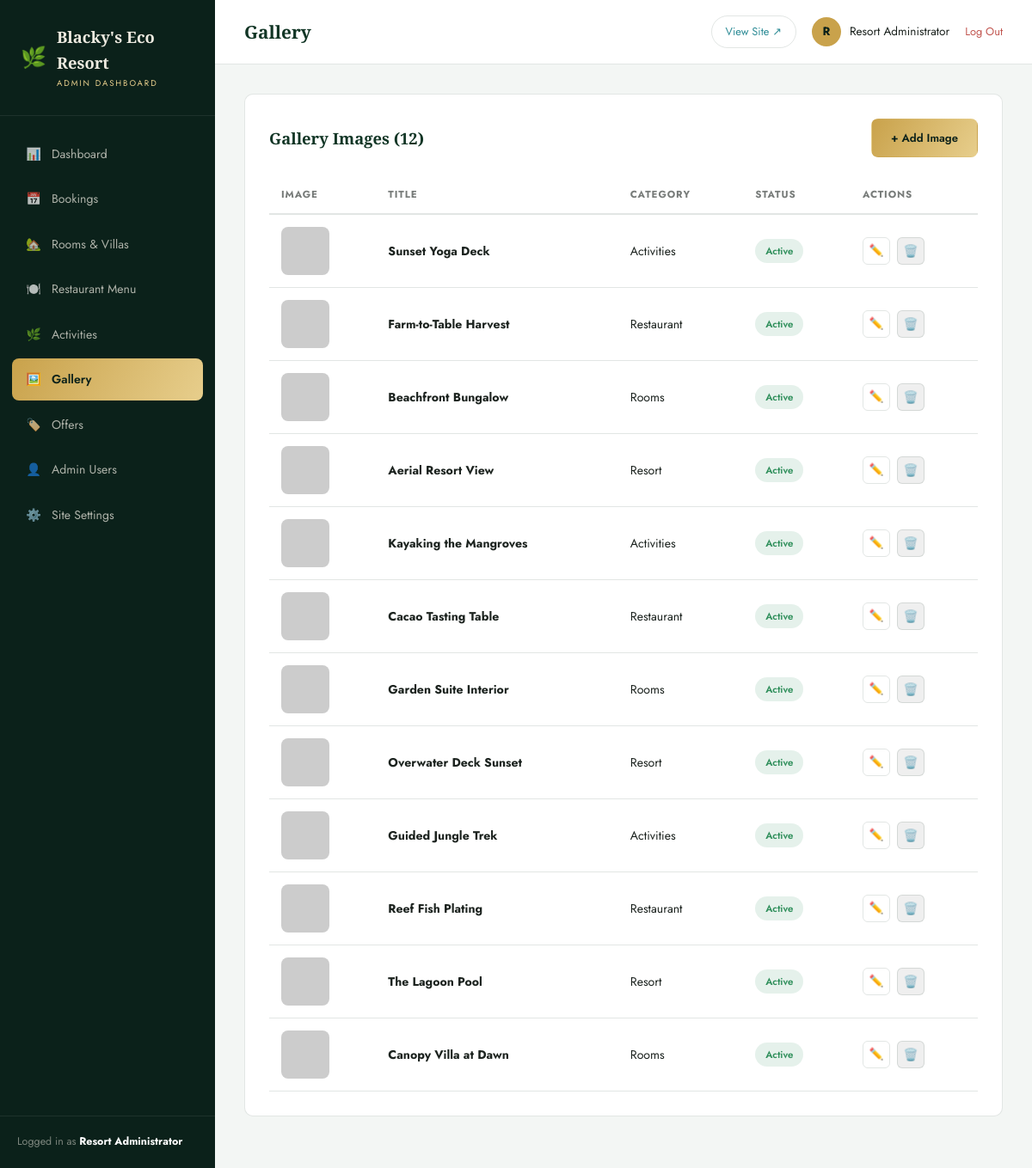
Screenshot of /admin/gallery.php (signed in) with the database file from the repository.
### tables this page shows
CREATE TABLE settings (
  id INT PRIMARY KEY DEFAULT 1,
  site_name VARCHAR(150) NOT NULL DEFAULT "Blacky's Eco Resort",
  tagline VARCHAR(255) NOT NULL DEFAULT 'Barefoot Luxury. Untouched Nature.',
  phone VARCHAR(40) DEFAULT '+1 555 200 3000',
  whatsapp_number VARCHAR(40) DEFAULT '15552003000',
  email VARCHAR(150) DEFAULT 'stay@blackysecoresort.com',
  address VARCHAR(255) DEFAULT 'Isla Verde Coastal Reserve, Costa Esmeralda',
  logo VARCHAR(255) DEFAULT '',
  hero_video VARCHAR(255) DEFAULT '',
  facebook VARCHAR(255) DEFAULT '#',
  instagram VARCHAR(255) DEFAULT '#',
  twitter VARCHAR(255) DEFAULT '#',
  latitude DECIMAL(10,7) DEFAULT 9.9280900,
  longitude DECIMAL(10,7) DEFAULT -84.0907400,
  currency VARCHAR(5) NOT NULL DEFAULT '$',
  meta_description VARCHAR(300) DEFAULT "Blacky's Eco Resort — a barefoot-luxury rainforest and lagoon retreat with treehouse villas, overwater suites and farm-to-table dining.",
  meta_keywords VARCHAR(300) DEFAULT 'eco resort, luxury resort, treehouse villa, sustainable travel, rainforest resort',
  updated_at DATETIME NOT NULL DEFAULT CURRENT_TIMESTAMP ON UPDATE CURRENT_TIMESTAMP
);

CREATE TABLE gallery (
  id INT AUTO_INCREMENT PRIMARY KEY,
  title VARCHAR(150) NOT NULL,
  category VARCHAR(60) NOT NULL DEFAULT 'Resort',
  image VARCHAR(255) NOT NULL,
  status ENUM('active','inactive') NOT NULL DEFAULT 'active',
  created_at DATETIME NOT NULL DEFAULT CURRENT_TIMESTAMP
);

### includes/functions.php (called while the page is built, shortened)
<?php
require_once __DIR__ . '/db.php';
function e(?string $value): string
{
    return htmlspecialchars((string)$value, ENT_QUOTES, 'UTF-8');
}
function get_settings(): array
{
    static $settings = null;
    if ($settings === null) {
        $pdo = get_pdo();
        $stmt = $pdo->query('SELECT * FROM settings WHERE id = 1 LIMIT 1');
        $settings = $stmt->fetch() ?: [];
    }
    return $settings;
}
function resolve_image(?string $value, string $subfolder): string
{
    if (str_starts_with($value, 'http://') || str_starts_with($value, 'https://')) {
        return $value;
    }
    return UPLOAD_URL . '/' . $subfolder . '/' . $value;
}

### includes/auth.php (called while the page is built, shortened)
<?php
require_once __DIR__ . '/functions.php';
function admin_logged_in(): bool
{
    return !empty($_SESSION['admin_id']);
}
function current_admin(): ?array
{
    static $admin = null;
    if ($admin === null) {
        $stmt = get_pdo()->prepare('SELECT id, name, username, email, role FROM admins WHERE id = :id');
        $stmt->execute(['id' => $_SESSION['admin_id']]);
        $admin = $stmt->fetch();
    }
    return $admin;
}

### includes/db.php (called while the page is built, shortened)
<?php
function get_pdo(): PDO
{
    static $pdo = null;
    if ($pdo === null) {
        $dsn = 'mysql:host=' . DB_HOST . ';dbname=' . DB_NAME . ';charset=' . DB_CHARSET;
        try {
            $pdo = new PDO($dsn, DB_USER, DB_PASS, [
                PDO::ATTR_ERRMODE            => PDO::ERRMODE_EXCEPTION,
                PDO::ATTR_DEFAULT_FETCH_MODE => PDO::FETCH_ASSOC,
                PDO::ATTR_EMULATE_PREPARES   => false,
            ]);
        } catch (PDOException $e) {
            if (APP_DEBUG) {
                die('Database connection failed: ' . htmlspecialchars($e->getMessage()));
            }
            die('We are unable to connect right now. Please try again shortly.');
        }
    }
    return $pdo;
}

### admin/gallery.php (the view, shortened to what this page needs)
<?php
$page_title = 'Gallery';
$active = 'gallery';
require_once __DIR__ . '/includes/admin_header.php';
$pdo = get_pdo();
$images = $pdo->query('SELECT * FROM gallery ORDER BY id DESC')->fetchAll();
?>
<div class="panel">
  <div class="panel-head"><h2>Gallery Images (<?= count($images) ?>)</h2><a href="gallery_form.php" class="btn btn-gold">+ Add Image</a></div>
  <div class="table-wrap">
    <table class="admin-table">
      <thead><tr><th>Image</th><th>Title</th><th>Category</th><th>Status</th><th>Actions</th></tr></thead>
      <tbody>
        <?php foreach ($images as $img): ?>
        <tr>
          <td><img class="table-thumb" src="<?= e(resolve_image($img['image'], 'gallery')) ?>" alt=""></td>
          <td><b><?= e($img['title']) ?></b></td>
          <td><?= e($img['category']) ?></td>
          <td><span class="badge badge-<?= e($img['status']) ?>"><?= e($img['status']) ?></span></td>
          <td><div class="row-actions">
            <a href="gallery_form.php?id=<?= (int)$img['id'] ?>" class="icon-btn" title="Edit">✏️</a>
            <form method="post" class="confirm-delete" style="display:inline;"><button type="submit" class="icon-btn danger" title="Delete">🗑️</button></form>
          </div></td>
        </tr>
        <?php endforeach; ?>
      </tbody>
    </table>
  </div>
</div>
<?php require_once __DIR__ . '/includes/admin_footer.php'; ?>

### admin/includes/admin_header.php (shortened to what this page needs)
<?php
require_once __DIR__ . '/../../includes/functions.php';
require_once __DIR__ . '/../../includes/auth.php';
$admin = current_admin();
$settings = get_settings();
$active = $active ?? '';
$page_title = ($page_title ?? 'Dashboard') . ' | Admin';
$navItems = [
    ['dashboard', 'dashboard.php', '📊', 'Dashboard'],
    ['bookings', 'bookings.php', '📅', 'Bookings'],
    ['rooms', 'rooms.php', '🏡', 'Rooms & Villas'],
    ['menu', 'menu.php', '🍽️', 'Restaurant Menu'],
    ['activities', 'activities.php', '🌿', 'Activities'],
    ['gallery', 'gallery.php', '🖼️', 'Gallery'],
    ['offers', 'offers.php', '🏷️', 'Offers'],
    ['users', 'users.php', '👤', 'Admin Users'],
    ['settings', 'settings.php', '⚙️', 'Site Settings'],
];
?>
<!DOCTYPE html>
<html lang="en">
<head>
<link rel="stylesheet" href="assets/css/admin.css">
</head>
<body>
<div class="app-shell">
  <aside class="sidebar" id="sidebar">
    <div class="sidebar-brand">
      <span class="leaf">🌿</span>
      <div><b><?= e($settings['site_name'] ?? "Blacky's Eco Resort") ?></b><small>Admin Dashboard</small></div>
    </div>
    <nav class="sidebar-nav">
      <?php foreach ($navItems as [$key, $href, $icon, $label]): ?>
        <a href="<?= $href ?>" class="<?= $active === $key ? 'active' : '' ?>"><span class="nav-icon"><?= $icon ?></span> <?= e($label) ?></a>
      <?php endforeach; ?>
    </nav>
    <div class="sidebar-foot">Logged in as <b style="color:#fff;"><?= e($admin['name'] ?? '') ?></b></div>
  </aside>
  <div class="main">
    <header class="topbar">
      <div style="display:flex; align-items:center; gap:16px;">
        <h1><?= e(strtok($page_title, '|')) ?></h1>
      </div>
      <div class="topbar-right">
        <a href="../index.php" target="_blank" class="view-site-link">View Site ↗</a>
        <div class="admin-chip">
          <div class="avatar"><?= e(strtoupper(substr($admin['name'] ?? 'A', 0, 1))) ?></div>
          <span><?= e($admin['name'] ?? '') ?></span>
        </div>
        <a href="logout.php" class="logout-link">Log Out</a>
      </div>
    </header>
    <div class="content">

### rows the page displays
settings: site_name "Blacky's Eco Resort"
gallery: title "Sunset Yoga Deck", category "Activities", status "Active"
gallery: title "Farm-to-Table Harvest", category "Restaurant", status "Active"
gallery: title "Beachfront Bungalow", category "Rooms", status "Active"
gallery: title "Aerial Resort View", category "Resort", status "Active"
gallery: title "Kayaking the Mangroves", category "Activities", status "Active"
gallery: title "Cacao Tasting Table", category "Restaurant", status "Active"
gallery: title "Garden Suite Interior", category "Rooms", status "Active"
gallery: title "Overwater Deck Sunset", category "Resort", status "Active"
gallery: title "Guided Jungle Trek", category "Activities", status "Active"
gallery: title "Reef Fish Plating", category "Restaurant", status "Active"
gallery: title "The Lagoon Pool", category "Resort", status "Active"
gallery: title "Canopy Villa at Dawn", category "Rooms", status "Active"

### other values shown
$icon "📊"
$label "Dashboard"
$icon "📅"
$label "Bookings"
$icon "🏡"
$label "Rooms & Villas"
$icon "🍽️"
$label "Restaurant Menu"
$icon "🌿"
$label "Activities"
$icon "🖼️"
$label "Gallery"
$icon "🏷️"
$label "Offers"
$icon "👤"
